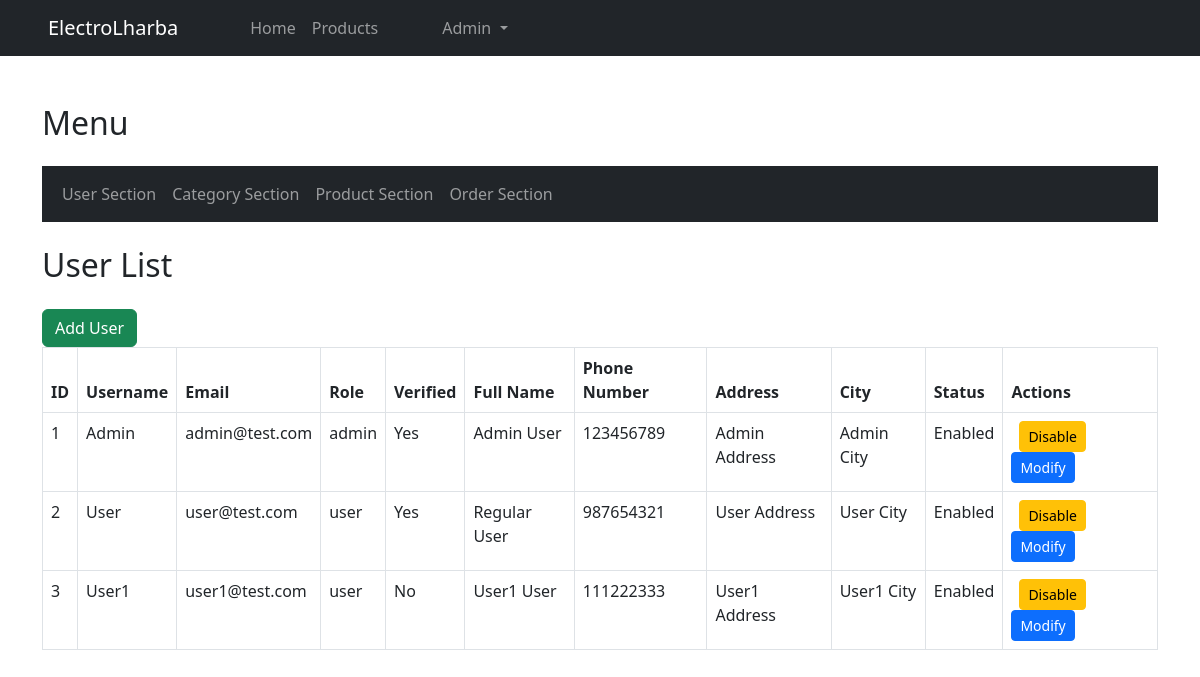
/admin-dashboard.php (signed in), run on the app's committed database.
### tables this page shows
CREATE TABLE Users (
    user_id INT PRIMARY KEY AUTO_INCREMENT,
    username VARCHAR(255) UNIQUE NOT NULL,
    email VARCHAR(255) UNIQUE NOT NULL,
    password VARCHAR(255) NOT NULL,
    role ENUM('admin', 'user') DEFAULT 'user',
    verified BOOLEAN DEFAULT FALSE,
    full_name VARCHAR(255) NOT NULL,
    phone_number VARCHAR(15),
    address VARCHAR(255),
    disabled BOOLEAN DEFAULT FALSE NOT NULL,
    city VARCHAR(100)
);

### user-management.php (the view, shortened to what this page needs)
<?php
$userSql = "SELECT * FROM Users";
$userResult = $conn->query($userSql);
?>
<div class="container">
    <h2 class="mb-4">User List</h2>
    <button type="button" class="btn btn-success" data-bs-toggle="modal" data-bs-target="#addUserModal">
        Add User
    </button>
    <form method="post" action="<?php echo htmlspecialchars($_SERVER["PHP_SELF"]); ?>">
        <table class="table table-bordered">
            <thead class="thead-dark">
                <tr>
                    <th>ID</th>
                    <th>Username</th>
                    <th>Email</th>
                    <th>Role</th>
                    <th>Verified</th>
                    <th>Full Name</th>
                    <th>Phone Number</th>
                    <th>Address</th>
                    <th>City</th>
                    <th>Status</th>
                    <th>Actions</th>
                </tr>
            </thead>
            <tbody>
                <?php
                while ($userData = $userResult->fetch_assoc()) {
                    echo '<tr>';
                    echo '<td>' . $userData['user_id'] . '</td>';
                    echo '<td>' . $userData['username'] . '</td>';
                    echo '<td>' . $userData['email'] . '</td>';
                    echo '<td>' . $userData['role'] . '</td>';
                    echo '<td>' . ($userData['verified'] ? 'Yes' : 'No') . '</td>';
                    echo '<td>' . $userData['full_name'] . '</td>';
                    echo '<td>' . $userData['phone_number'] . '</td>';
                    echo '<td>' . $userData['address'] . '</td>';
                    echo '<td>' . $userData['city'] . '</td>';
                    echo '<td>' . (array_key_exists('disabled', $userData) ? ($userData['disabled'] ? 'Disabled' : 'Enabled') : 'N/A') . '</td>';
                    echo '<td>';
                    echo '<button type="submit" name="toggle_disable" class="btn btn-warning btn-sm btn-disable mx-2" value="' . $userData['user_id'] . '">';
                    echo (array_key_exists('disabled', $userData) && $userData['disabled'] ? 'Enable' : 'Disable');
                    echo '</button>';
                    echo '<button type="button" class="btn btn-primary btn-sm btn-modify" data-bs-toggle="modal" data-bs-target="#editModal' . $userData['user_id'] . '">Modify</button>';
                    echo '</td>';
                    echo '</tr>';
                }
                ?>
            </tbody>
        </table>
    </form>
</div>

### data on the page
users: user_id "1", username "Admin", email "admin@test.com", role "admin", verified "Yes", full_name "Admin User", phone_number "123456789", address "Admin Address", city "Admin City", disabled "Enabled"
users: user_id "2", username "User", email "user@test.com", role "user", verified "Yes", full_name "Regular User", phone_number "987654321", address "User Address", city "User City", disabled "Enabled"
users: user_id "3", username "User1", email "user1@test.com", role "user", verified "No", full_name "User1 User", phone_number "111222333", address "User1 Address", city "User1 City", disabled "Enabled"
